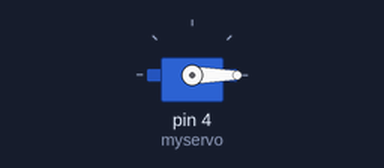
The sketch below on a simulated Arduino Uno, built with avr-gcc and run on an emulated ATmega328P. On the bench: servo.

Above: at 0.05 s.
Timing chart, 0 to 4.6 s (numbered marks = the images above):
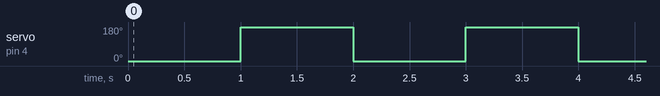

Measured:
- by itself, servo on pin 4 (myservo): alternates 180° for 1.0 s and 0° for 1.0 s

The sketch:

servo.ino
```cpp
#include <Servo.h>

Servo myservo;

void setup() {
  // Attach the servo to pin 4
  myservo.attach(4);

  // Initialize serial communication
  Serial.begin(9600);
}

void loop() {
  // put your main code here, to run repeatedly:

  // Move the servo to 0 degrees
  myservo.write(0);
  delay(1000);

  // Move the servo to 180 degrees
  myservo.write(180);
  delay(1000);
}
```
